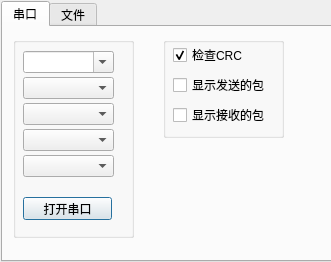
<?xml version="1.0" encoding="UTF-8"?>
<ui version="4.0">
 <class>DialogDataSource</class>
 <widget class="QDialog" name="DialogDataSource">
  <property name="geometry">
   <rect>
    <x>0</x>
    <y>0</y>
    <width>331</width>
    <height>262</height>
   </rect>
  </property>
  <property name="windowTitle">
   <string>数据源</string>
  </property>
  <widget class="QTabWidget" name="tabWidget">
   <property name="geometry">
    <rect>
     <x>1</x>
     <y>1</y>
     <width>331</width>
     <height>261</height>
    </rect>
   </property>
   <property name="currentIndex">
    <number>0</number>
   </property>
   <widget class="QWidget" name="serial">
    <attribute name="title">
     <string>串口</string>
    </attribute>
    <widget class="QGroupBox" name="groupBox">
     <property name="geometry">
      <rect>
       <x>10</x>
       <y>10</y>
       <width>121</width>
       <height>201</height>
      </rect>
     </property>
     <property name="title">
      <string/>
     </property>
     <widget class="QPushButton" name="serial_openClose">
      <property name="geometry">
       <rect>
        <x>10</x>
        <y>160</y>
        <width>89</width>
        <height>23</height>
       </rect>
      </property>
      <property name="text">
       <string>打开串口</string>
      </property>
     </widget>
     <widget class="QWidget" name="serial_setting" native="true">
      <property name="geometry">
       <rect>
        <x>10</x>
        <y>10</y>
        <width>91</width>
        <height>141</height>
       </rect>
      </property>
      <widget class="QWidget" name="verticalLayoutWidget_2">
       <property name="geometry">
        <rect>
         <x>0</x>
         <y>3</y>
         <width>91</width>
         <height>131</height>
        </rect>
       </property>
       <layout class="QVBoxLayout" name="verticalLayout_2">
        <property name="spacing">
         <number>3</number>
        </property>
        <item>
         <widget class="QComboBox" name="serial_port">
          <property name="toolTip">
           <string>可自己填写。</string>
          </property>
          <property name="editable">
           <bool>true</bool>
          </property>
          <property name="currentIndex">
           <number>-1</number>
          </property>
          <property name="duplicatesEnabled">
           <bool>false</bool>
          </property>
         </widget>
        </item>
        <item>
         <widget class="QComboBox" name="serial_baudrate"/>
        </item>
        <item>
         <widget class="QComboBox" name="serial_parity"/>
        </item>
        <item>
         <widget class="QComboBox" name="serial_databits"/>
        </item>
        <item>
         <widget class="QComboBox" name="serial_stopbits"/>
        </item>
       </layout>
      </widget>
     </widget>
    </widget>
    <widget class="QGroupBox" name="groupBox_2">
     <property name="geometry">
      <rect>
       <x>160</x>
       <y>10</y>
       <width>121</width>
       <height>101</height>
      </rect>
     </property>
     <property name="title">
      <string/>
     </property>
     <widget class="QCheckBox" name="serial_checkCrc">
      <property name="geometry">
       <rect>
        <x>10</x>
        <y>10</y>
        <width>71</width>
        <height>16</height>
       </rect>
      </property>
      <property name="text">
       <string>检查CRC</string>
      </property>
      <property name="checked">
       <bool>true</bool>
      </property>
     </widget>
     <widget class="QCheckBox" name="cbPrintTransmitPacket">
      <property name="geometry">
       <rect>
        <x>10</x>
        <y>40</y>
        <width>101</width>
        <height>16</height>
       </rect>
      </property>
      <property name="text">
       <string>显示发送的包</string>
      </property>
     </widget>
     <widget class="QCheckBox" name="cbPrintReceivePacket">
      <property name="geometry">
       <rect>
        <x>10</x>
        <y>70</y>
        <width>101</width>
        <height>16</height>
       </rect>
      </property>
      <property name="text">
       <string>显示接收的包</string>
      </property>
     </widget>
    </widget>
   </widget>
   <widget class="QWidget" name="file">
    <attribute name="title">
     <string>文件</string>
    </attribute>
    <widget class="QGroupBox" name="file_pathGroup">
     <property name="enabled">
      <bool>true</bool>
     </property>
     <property name="geometry">
      <rect>
       <x>8</x>
       <y>9</y>
       <width>161</width>
       <height>81</height>
      </rect>
     </property>
     <property name="title">
      <string>文件路径</string>
     </property>
     <widget class="QPushButton" name="file_selectFile">
      <property name="geometry">
       <rect>
        <x>70</x>
        <y>50</y>
        <width>81</width>
        <height>23</height>
       </rect>
      </property>
      <property name="text">
       <string>选择文件</string>
      </property>
     </widget>
     <widget class="QLineEdit" name="file_path">
      <property name="geometry">
       <rect>
        <x>10</x>
        <y>20</y>
        <width>141</width>
        <height>20</height>
       </rect>
      </property>
     </widget>
    </widget>
    <widget class="QGroupBox" name="file_optionGroup">
     <property name="geometry">
      <rect>
       <x>8</x>
       <y>96</y>
       <width>161</width>
       <height>51</height>
      </rect>
     </property>
     <property name="minimumSize">
      <size>
       <width>0</width>
       <height>20</height>
      </size>
     </property>
     <property name="title">
      <string>选项</string>
     </property>
     <widget class="QLabel" name="label">
      <property name="geometry">
       <rect>
        <x>10</x>
        <y>20</y>
        <width>81</width>
        <height>16</height>
       </rect>
      </property>
      <property name="text">
       <string>时标周期(ms):</string>
      </property>
     </widget>
     <widget class="QLineEdit" name="file_period">
      <property name="geometry">
       <rect>
        <x>90</x>
        <y>20</y>
        <width>31</width>
        <height>20</height>
       </rect>
      </property>
      <property name="inputMask">
       <string>0009; </string>
      </property>
      <property name="text">
       <string>30</string>
      </property>
     </widget>
    </widget>
    <widget class="QGroupBox" name="file_ctrlGroup">
     <property name="geometry">
      <rect>
       <x>178</x>
       <y>8</y>
       <width>121</width>
       <height>81</height>
      </rect>
     </property>
     <property name="title">
      <string>控制</string>
     </property>
     <widget class="QPushButton" name="file_startStop">
      <property name="geometry">
       <rect>
        <x>20</x>
        <y>20</y>
        <width>91</width>
        <height>21</height>
       </rect>
      </property>
      <property name="text">
       <string>开始</string>
      </property>
     </widget>
     <widget class="QPushButton" name="file_pauseContinue">
      <property name="enabled">
       <bool>false</bool>
      </property>
      <property name="geometry">
       <rect>
        <x>20</x>
        <y>50</y>
        <width>91</width>
        <height>23</height>
       </rect>
      </property>
      <property name="text">
       <string>暂停</string>
      </property>
     </widget>
    </widget>
   </widget>
  </widget>
 </widget>
 <tabstops>
  <tabstop>serial_openClose</tabstop>
  <tabstop>serial_port</tabstop>
  <tabstop>serial_baudrate</tabstop>
  <tabstop>serial_parity</tabstop>
  <tabstop>serial_databits</tabstop>
  <tabstop>serial_stopbits</tabstop>
  <tabstop>serial_checkCrc</tabstop>
  <tabstop>tabWidget</tabstop>
  <tabstop>file_startStop</tabstop>
  <tabstop>file_selectFile</tabstop>
  <tabstop>file_period</tabstop>
  <tabstop>file_pauseContinue</tabstop>
  <tabstop>file_path</tabstop>
 </tabstops>
 <resources/>
 <connections/>
</ui>
